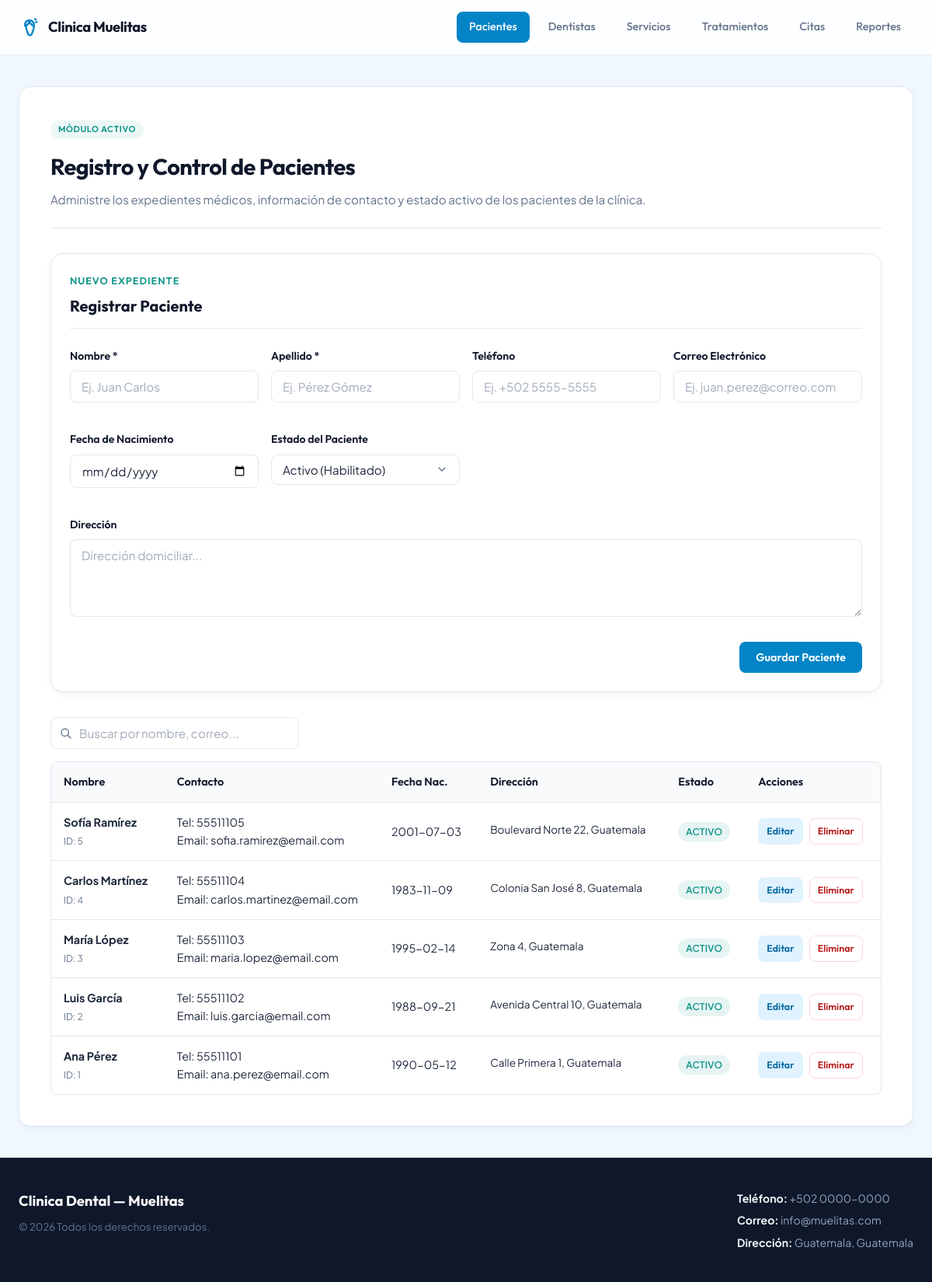
Page /pacientes.php on the committed database.
### tables this page shows
CREATE TABLE pacientes (
	id_paciente INT AUTO_INCREMENT PRIMARY KEY,
	nombre VARCHAR(100) NOT NULL,
	apellido VARCHAR(100) NOT NULL,
	telefono VARCHAR(20),
	correo VARCHAR(150),
	fecha_nacimiento DATE,
	direccion TEXT,
	activo TINYINT(1) NOT NULL DEFAULT 1
);

### pacientes.php (the view, shortened to what this page needs)
<?php
include 'header.php';
require_once 'conexion.php';
$editMode = false;
$paciente_edit = [
    'id_paciente' => '',
    'nombre' => '',
    'apellido' => '',
    'telefono' => '',
    'correo' => '',
    'fecha_nacimiento' => '',
    'direccion' => '',
    'activo' => 1
];
$search = isset($_GET['search']) ? trim($_GET['search']) : '';
try {
    if (!empty($search)) {
        $stmt = $pdo->prepare("SELECT * FROM pacientes WHERE nombre LIKE :search OR apellido LIKE :search OR telefono LIKE :search OR correo LIKE :search ORDER BY id_paciente DESC");
        $stmt->execute([':search' => '%' . $search . '%']);
    } else {
        $stmt = $pdo->query("SELECT * FROM pacientes ORDER BY id_paciente DESC");
    }
    $pacientes = $stmt->fetchAll();
} catch (\PDOException $e) {
    $error_msg = "Error al listar pacientes: " . $e->getMessage();
    $pacientes = [];
}
?>
<main class="site-main">
    <div class="module-container">
        <header class="module-header">
            <div class="module-badge">Módulo Activo</div>
            <h2 class="module-title">Registro y Control de Pacientes</h2>
            <p class="module-subtitle">Administre los expedientes médicos, información de contacto y estado activo de los pacientes de la clínica.</p>
        </header>
        <div class="pacientes-layout-vertical">
            <div class="patient-form-section">
                <div class="seccion-institucional" style="padding: 24px; gap: 16px;">
                    <div class="seccion-header" style="padding-bottom: 12px; margin-bottom: 8px;">
                        <span class="seccion-subtitle"><?php echo $editMode ? 'Editar Expediente' : 'Nuevo Expediente'; ?></span>
                        <h4 style="margin: 0; color: var(--primary-dark); font-family: var(--font-title); font-size: 1.25rem;">
                            <?php echo $editMode ? 'Modificar Paciente' : 'Registrar Paciente'; ?>
                        </h4>
                    </div>
                    <form method="POST" action="<?php echo $editMode ? 'Pacientes/actualizar.php' : 'Pacientes/crear.php'; ?>">
                        <div class="patient-form-grid">
                            <div class="form-group">
                                <label for="nombre">Nombre *</label>
                                <input type="text" id="nombre" name="nombre" class="form-control" placeholder="Ej. Juan Carlos" required value="<?php echo htmlspecialchars($paciente_edit['nombre']); ?>">
                            </div>
                            <div class="form-group">
                                <label for="apellido">Apellido *</label>
                                <input type="text" id="apellido" name="apellido" class="form-control" placeholder="Ej. Pérez Gómez" required value="<?php echo htmlspecialchars($paciente_edit['apellido']); ?>">
                            </div>
                            <div class="form-group">
                                <label for="telefono">Teléfono</label>
                                <input type="text" id="telefono" name="telefono" class="form-control" placeholder="Ej. +502 5555-5555" value="<?php echo htmlspecialchars($paciente_edit['telefono'] ?? ''); ?>">
                            </div>
                            <div class="form-group">
                                <label for="correo">Correo Electrónico</label>
                                <input type="email" id="correo" name="correo" class="form-control" placeholder="Ej. juan.perez@correo.com" value="<?php echo htmlspecialchars($paciente_edit['correo'] ?? ''); ?>">
                            </div>
                            <div class="form-group">
                                <label for="fecha_nacimiento">Fecha de Nacimiento</label>
                                <input type="date" id="fecha_nacimiento" name="fecha_nacimiento" class="form-control" value="<?php echo htmlspecialchars($paciente_edit['fecha_nacimiento'] ?? ''); ?>">
                            </div>
                            <div class="form-group">
                                <label for="activo">Estado del Paciente</label>
                                <select id="activo" name="activo" class="form-control">
                                    <option value="1" <?php echo ($paciente_edit['activo'] == 1) ? 'selected' : ''; ?>>Activo (Habilitado)</option>
                                </select>
                            </div>
                            <div class="form-group form-group-full">
                                <label for="direccion">Dirección</label>
                                <textarea id="direccion" name="direccion" class="form-control" placeholder="Dirección domiciliar..."><?php echo htmlspecialchars($paciente_edit['direccion'] ?? ''); ?></textarea>
                            </div>
                        </div>
                        <div class="patient-form-actions">
                            <button type="submit" class="btn btn-primary">
                                <?php echo $editMode ? 'Actualizar Paciente' : 'Guardar Paciente'; ?>
                            </button>
                        </div>
                    </form>
                </div>
            </div>
            <div class="patients-list-section">
                <div class="table-actions">
                    <form method="GET" action="pacientes.php" class="search-box">
                        <input type="text" name="search" class="form-control" placeholder="Buscar por nombre, correo..." value="<?php echo htmlspecialchars($search); ?>">
                    </form>
                </div>
                <div class="table-responsive">
                    <table class="custom-table">
                        <thead>
                            <tr>
                                <th>Nombre</th>
                                <th>Contacto</th>
                                <th>Fecha Nac.</th>
                                <th>Dirección</th>
                                <th>Estado</th>
                                <th>Acciones</th>
                            </tr>
                        </thead>
                        <tbody>
                            <?php if (count($pacientes) > 0): ?>
                                <?php foreach ($pacientes as $paciente): ?>
                                    <tr>
                                        <td>
                                            <strong><?php echo htmlspecialchars($paciente['nombre'] . ' ' . $paciente['apellido']); ?></strong>
                                            <br>
                                            <small style="color: var(--text-muted);">ID: <?php echo $paciente['id_paciente']; ?></small>
                                        </td>
                                        <td>
                                            Tel: <?php echo htmlspecialchars($paciente['telefono'] ?? 'N/A'); ?>
                                            <br>
                                            Email: <?php echo htmlspecialchars($paciente['correo'] ?? 'N/A'); ?>
                                        </td>
                                        <td>
                                            <?php echo htmlspecialchars($paciente['fecha_nacimiento'] ?? 'N/A'); ?>
                                        </td>
                                        <td>
                                            <span style="font-size: 0.85rem; display: inline-block; max-width: 250px; white-space: nowrap; overflow: hidden; text-overflow: ellipsis;" title="<?php echo htmlspecialchars($paciente['direccion'] ?? ''); ?>">
                                                <?php echo htmlspecialchars($paciente['direccion'] ?? 'N/A'); ?>
                                            </span>
                                        </td>
                                        <td>
                                            <?php if ($paciente['activo'] == 1): ?>
                                                <span class="badge badge-active">Activo</span>
                                            <?php else: ?>
                                                <span class="badge badge-inactive">Inactivo</span>
                                            <?php endif; ?>
                                        </td>
                                        <td>
                                            <div class="actions-cell">
                                                <a href="pacientes.php?edit=<?php echo $paciente['id_paciente']; ?>" class="btn btn-secondary btn-xs" title="Editar Paciente">
                                                    Editar
                                                </a>
                                                <a href="Pacientes/eliminar.php?id=<?php echo $paciente['id_paciente']; ?>" class="btn btn-outline btn-xs" style="color: #b91c1c; border-color: rgba(239, 68, 68, 0.2);" onclick="return confirm('¿Está seguro de que desea eliminar o desactivar a este paciente?');" title="Eliminar/Desactivar Paciente">
                                                    Eliminar
                                                </a>
                                            </div>
                                        </td>
                                    </tr>
                                <?php endforeach; ?>
                            <?php endif; ?>
                        </tbody>
                    </table>
                </div>
            </div>
        </div>
    </div>
</main>
<?php include 'footer.php'; ?>

### rows in the picture
pacientes: nombre+apellido "Sofía Ramírez", id_paciente "5", telefono "55511105", correo "sofia.ramirez@email.com", fecha_nacimiento "2001-07-03", direccion "Boulevard Norte 22, Guatemala", activo "ACTIVO"
pacientes: nombre+apellido "Carlos Martínez", id_paciente "4", telefono "55511104", correo "carlos.martinez@email.com", fecha_nacimiento "1983-11-09", direccion "Colonia San José 8, Guatemala", activo "ACTIVO"
pacientes: nombre+apellido "María López", id_paciente "3", telefono "55511103", correo "maria.lopez@email.com", fecha_nacimiento "1995-02-14", direccion "Zona 4, Guatemala", activo "ACTIVO"
pacientes: nombre+apellido "Luis García", id_paciente "2", telefono "55511102", correo "luis.garcia@email.com", fecha_nacimiento "1988-09-21", direccion "Avenida Central 10, Guatemala", activo "ACTIVO"
pacientes: nombre+apellido "Ana Pérez", id_paciente "1", telefono "55511101", correo "ana.perez@email.com", fecha_nacimiento "1990-05-12", direccion "Calle Primera 1, Guatemala", activo "ACTIVO"

### other values in the picture
$projectName "Clinica Dental — Muelitas"
$phone "+502 0000-0000"
$email "info@muelitas.com"
$address "Guatemala, Guatemala"
